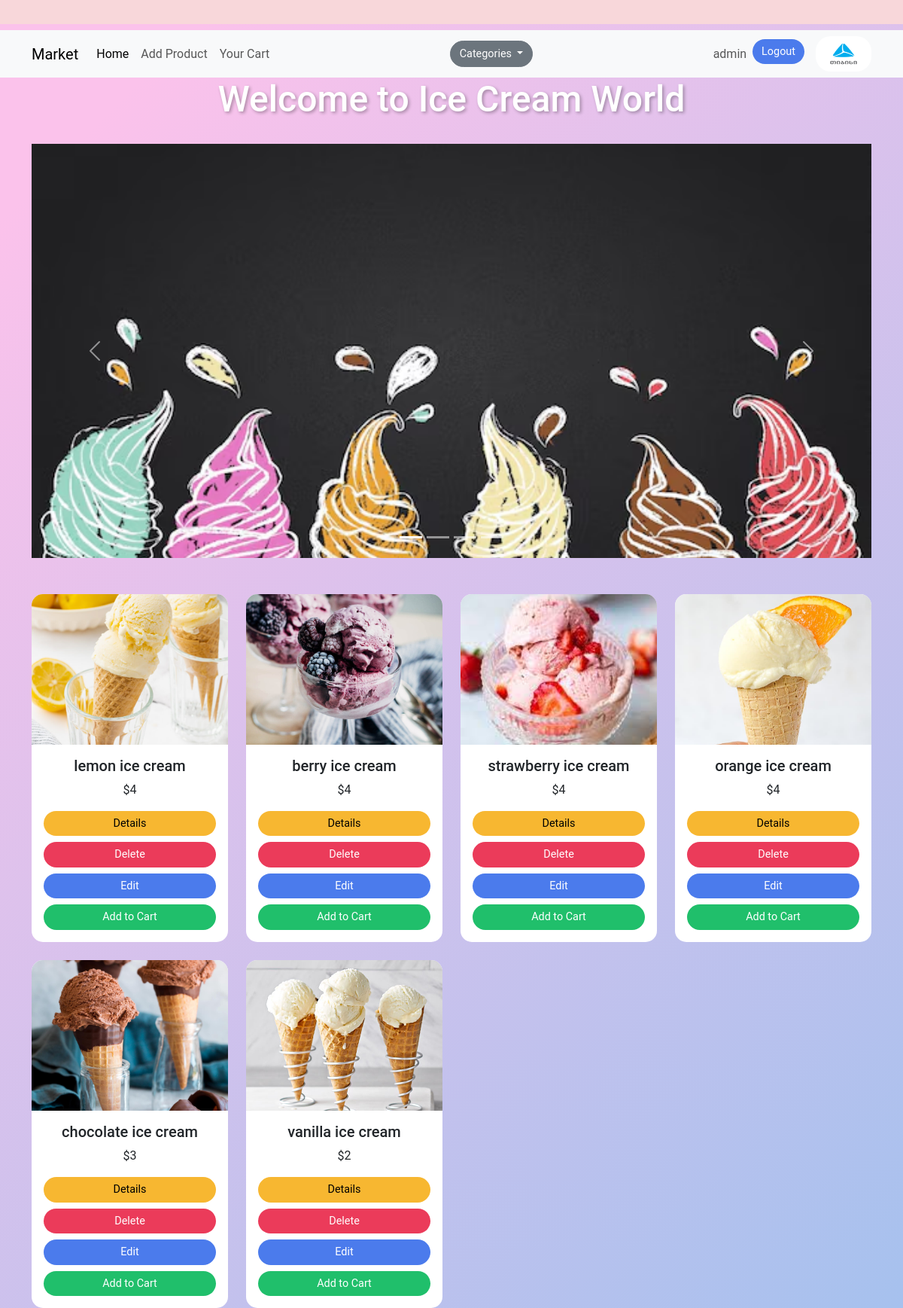
The app's page / (signed in) with its own data.
### models.py (models this page shows, shortened)
class User(db.Model, UserMixin):
    username = db.Column(db.String)
    password_hash = db.Column(db.String(128), nullable=False)
    role = db.Column(db.String)
    id = db.Column(db.Integer, primary_key=True)
    cart = db.relationship('Cart', back_populates='user')

class Product(db.Model):
    name = db.Column(db.String)
    file = db.Column(db.String)
    price = db.Column(db.Integer)
    id = db.Column(db.Integer, primary_key = True)
    category_id = db.Column(db.Integer, db.ForeignKey("category.id"))
    ingredients = db.Column(db.Text)

### routes.py (the view)
@app.route("/")
def index():
    user_add_category = Category.query.filter_by(name="User Add").first()
    if user_add_category:
        products = Product.query.filter(Product.category_id != user_add_category.id).all()
    else:
        products = Product.query.all()
    categories = Category.query.all()
    return render_template("index.html", products=products, categories=categories)

### models.py (called while the page is built)
@login_manager.user_loader
def load_user(id):
    return User.query.get(id)

### templates/index.html (shortened to what this page needs)
{% extends "base.html" %}
{% block content %}
<div class="container text-center">
    <h1>Welcome to Ice Cream World</h1>
    <div id="carouselExampleIndicators" class="carousel slide mb-5" data-bs-ride="carousel">
        <div class="carousel-indicators">
            <button type="button" data-bs-target="#carouselExampleIndicators" data-bs-slide-to="0" class="active" aria-current="true" aria-label="Slide 1"></button>
            <button type="button" data-bs-target="#carouselExampleIndicators" data-bs-slide-to="1" aria-label="Slide 2"></button>
            <button type="button" data-bs-target="#carouselExampleIndicators" data-bs-slide-to="2" aria-label="Slide 3"></button>
            <button type="button" data-bs-target="#carouselExampleIndicators" data-bs-slide-to="3" aria-label="Slide 4"></button>
        </div>
        <div class="carousel-inner">
            <div class="carousel-item active">
                <img src="{{ url_for('static', filename='images/creams1.png') }}" class="d-block w-100" alt="Ice Cream 1">
            </div>
        </div>
        <button class="carousel-control-prev" type="button" data-bs-target="#carouselExampleIndicators" data-bs-slide="prev">
            <span class="carousel-control-prev-icon" aria-hidden="true"></span>
        </button>
        <button class="carousel-control-next" type="button" data-bs-target="#carouselExampleIndicators" data-bs-slide="next">
            <span class="carousel-control-next-icon" aria-hidden="true"></span>
        </button>
    </div>
    <div class="row row-cols-1 row-cols-md-2 row-cols-lg-4 g-4">
        {% for product in products %}
        {% set img = product.file %}
        <div class="col d-flex justify-content-center">
            <div class="card h-100" style="width: 18rem;">
                <img src="{{ url_for('static', filename=img) }}" class="card-img-top" alt="{{ product.name }}">
                <div class="card-body d-flex flex-column">
                    <h5 class="card-title">{{ product.name }}</h5>
                    <p class="card-text">${{ product.price }}</p>
                    <div class="mt-auto d-flex flex-column">
                        <a href="/detail/{{ product.id }}" class="btn btn-warning mb-2">Details</a>
                        <a href="/delete/{{ product.id }}" class="btn btn-danger mb-2">Delete</a>
                        <a href="/edit/{{ product.id }}" class="btn btn-primary mb-2">Edit</a>
                        {% if product.category.name != "user add" %}
                        <a href="{{ url_for('add_to_cart', product_id=product.id) }}" class="btn btn-success">Add to Cart</a>
                        {% endif %}
                    </div>
                </div>
            </div>
        </div>
        {% endfor %}
    </div>
</div>
{% endblock %}

### templates/navbar.html (shortened to what this page needs)
<nav class="navbar navbar-expand-lg navbar-light bg-light">
    <div class="container">
        <a class="navbar-brand" href="/category/2">Market</a>
        <div class="collapse navbar-collapse" id="navbarNav">
            <ul class="navbar-nav me-auto">
                <li class="nav-item">
                    <a class="nav-link active" aria-current="page" href="/category/2">Home</a>
                </li>
                <li class="nav-item">
                    <a class="nav-link" href="/uploadfile">Add Product</a>
                </li>
                <li class="nav-item">
                    <a class="nav-link" href="/cart">Your Cart</a>
                </li>
            </ul>
            <div class="dropdown">
                <button class="btn btn-secondary dropdown-toggle" type="button" id="dropdownMenuButton"
                    data-bs-toggle="dropdown" aria-expanded="false">
                    Categories
                </button>
            </div>
            <ul class="navbar-nav ms-auto">
                {% if current_user.is_authenticated %}
                <li class="nav-item">
                    <span class="nav-link">{{ current_user.username }}</span>
                </li>
                <li class="nav-item">
                    <a class="btn btn-primary" href="/logout">Logout</a>
                </li>
                {% endif %}
            </ul>
            <a style="background-color: white; margin-left: 15px;" class="btn btn-primary" href="https://www.tbceducation.ge/"><img width="50px" height="35px" src="../static/images/tbc-logo.png" alt="tibisi"></a>
        </div>
    </div>
</nav>

### templates/base.html (style rules this page uses)
body { background: linear-gradient(135deg, #fbc2eb 10%, #a6c1ee 100%); font-family: 'Roboto', sans-serif; color: #333; }

### templates/index.html (style rules this page uses)
body { background: linear-gradient(135deg, #fbc2eb 10%, #a6c1ee 100%); font-family: 'Roboto', sans-serif; color: #333; }
.carousel-inner img { height: 550px; object-fit: cover; }
h1 { font-size: 3em; color: #fff; text-shadow: 2px 2px 4px rgba(0,0,0,0.3); margin-bottom: 30px; }
.card { transition: transform 0.2s, box-shadow 0.2s; border: none; border-radius: 15px; }
.card-img-top { height: 200px; object-fit: cover; border-top-left-radius: 15px; border-top-right-radius: 15px; }
.btn { border-radius: 20px; font-size: 0.9em; }
.btn-warning { background-color: #f7b731; border: none; }
.btn-danger { background-color: #eb3b5a; border: none; }
.btn-primary { background-color: #4b7bec; border: none; }
.btn-success { background-color: #20bf6b; border: none; }
.container { padding-top: 0px; }

### records on screen
User: username "admin"
Product: file (picture), name "lemon ice cream", price "4"
Product: file (picture), name "berry ice cream", price "4"
Product: file (picture), name "strawberry ice cream", price "4"
Product: file (picture), name "orange ice cream", price "4"
Product: file (picture), name "chocolate ice cream", price "3"
Product: file (picture), name "vanilla ice cream", price "2"
